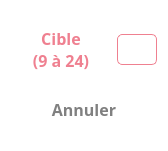
          <widget class="QFrame" name="frmChoixNombres">
           <property name="geometry">
            <rect>
             <x>0</x>
             <y>10</y>
             <width>151</width>
             <height>151</height>
            </rect>
           </property>
           <property name="font">
            <font>
             <weight>50</weight>
             <bold>false</bold>
            </font>
           </property>
           <property name="styleSheet">
            <string notr="true">
background-color: #ffffff;
border-radius:5px;</string>
           </property>
           <property name="frameShape">
            <enum>QFrame::StyledPanel</enum>
           </property>
           <property name="frameShadow">
            <enum>QFrame::Raised</enum>
           </property>
           <layout class="QGridLayout" name="gridLayout_5">
            <item row="1" column="0">
             <widget class="AbulEduFlatBoutonV1" name="btnNombresZeroNeuf">
              <property name="minimumSize">
               <size>
                <width>100</width>
                <height>30</height>
               </size>
              </property>
              <property name="maximumSize">
               <size>
                <width>100</width>
                <height>60</height>
               </size>
              </property>
              <property name="font">
               <font>
                <family>Andika Basic</family>
                <pointsize>12</pointsize>
                <weight>75</weight>
                <bold>true</bold>
               </font>
              </property>
              <property name="cursor">
               <cursorShape>PointingHandCursor</cursorShape>
              </property>
              <property name="styleSheet">
               <string notr="true">color: #ef8090;</string>
              </property>
              <property name="text">
               <string>Cible
(9 à 24)</string>
              </property>
             </widget>
            </item>
            <item row="3" column="0" colspan="2">
             <widget class="AbulEduFlatBoutonV1" name="btnNombresFermer">
              <property name="minimumSize">
               <size>
                <width>100</width>
                <height>30</height>
               </size>
              </property>
              <property name="maximumSize">
               <size>
                <width>2000</width>
                <height>30</height>
               </size>
              </property>
              <property name="font">
               <font>
                <family>Andika Basic</family>
                <pointsize>12</pointsize>
                <weight>75</weight>
                <bold>true</bold>
               </font>
              </property>
              <property name="cursor">
               <cursorShape>PointingHandCursor</cursorShape>
              </property>
              <property name="styleSheet">
               <string notr="true">color:gray;</string>
              </property>
              <property name="text">
               <string>Annuler</string>
              </property>
             </widget>
            </item>
            <item row="1" column="1">
             <widget class="QLineEdit" name="lineEditOrigine">
              <property name="minimumSize">
               <size>
                <width>40</width>
                <height>0</height>
               </size>
              </property>
              <property name="font">
               <font>
                <family>Andika Basic</family>
                <pointsize>14</pointsize>
                <weight>75</weight>
                <bold>true</bold>
               </font>
              </property>
              <property name="styleSheet">
               <string notr="true">color:#ef8090;
border:1px solid #ef8090;
</string>
              </property>
              <property name="frame">
               <bool>true</bool>
              </property>
              <property name="alignment">
               <set>Qt::AlignCenter</set>
              </property>
             </widget>
            </item>
           </layout>
          </widget>
